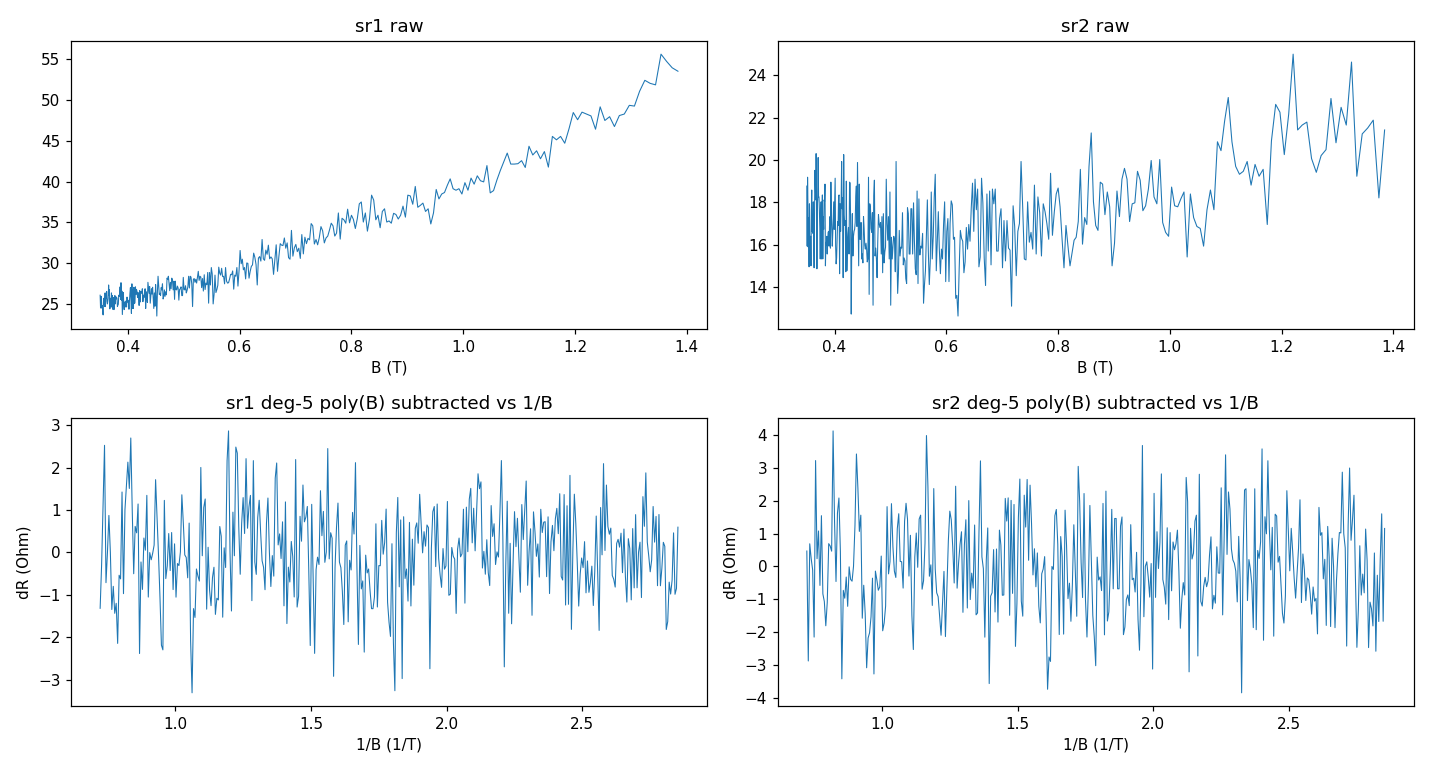

Write the Python code that produced this figure.
"""Interim onset look at partial run 5 (B up to ~1.4 T)."""
import numpy as np, pandas as pd
import matplotlib
matplotlib.use("Agg")
import matplotlib.pyplot as plt

df = pd.read_csv("data/5/data.tsv", sep="\t", header=None)
B = df[1].values
R1 = df[9].values / 20e-9
R2 = df[11].values / 20e-9
m = B > 0.35
fig, axes = plt.subplots(2, 2, figsize=(13, 7))
for col, (R, name) in zip(axes.T, ((R1, "sr1"), (R2, "sr2"))):
    p = np.polyfit(B[m], R[m], 5)
    dR = R[m] - np.polyval(p, B[m])
    col[0].plot(B[m], R[m], lw=0.7); col[0].set_title(f"{name} raw"); col[0].set_xlabel("B (T)")
    col[1].plot(1/B[m], dR, lw=0.7); col[1].set_title(f"{name} deg-5 poly(B) subtracted vs 1/B")
    col[1].set_xlabel("1/B (1/T)"); col[1].set_ylabel("dR (Ohm)")
    print(f"{name}: dR rms {dR.std():.3f} Ohm; last-quarter rms {dR[-len(dR)//4:].std():.3f} Ohm")
fig.tight_layout(); fig.savefig("hera_scratch/interim_sdh.png", dpi=110)
print("saved")
